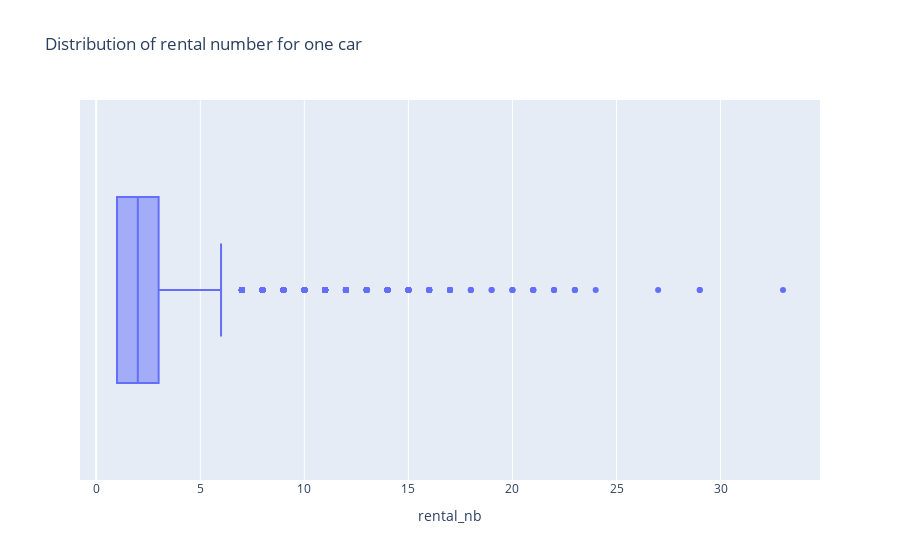

Write notebook code for a chart like this one.
### Code cell
px.box(df_rental_bycar, x='rental_nb', title='Distribution of rental number for one car')

### Figure 1 — Plotly figure (JSON) as saved in the notebook; plotly's stock layout.template omitted (floating-point values rounded to 4 significant figures; data arrays with more than 128 entries replaced by an {"elided": "..."} marker saying what was removed)
{"data": [{"alignmentgroup": "True", "hovertemplate": "rental_nb=%{x}<extra></extra>", "legendgroup": "", "marker": {"color": "#636efa"}, "name": "", "notched": false, "offsetgroup": "", "orientation": "h", "showlegend": false, "type": "box", "x": {"elided": "8143 int values"}, "x0": " ", "xaxis": "x", "y0": " ", "yaxis": "y"}], "layout": {"boxmode": "group", "legend": {"tracegroupgap": 0}, "title": {"text": "Distribution of rental number for one car"}, "xaxis": {"anchor": "y", "domain": [0, 1], "title": {"text": "rental_nb"}}, "yaxis": {"anchor": "x", "domain": [0, 1]}}}
